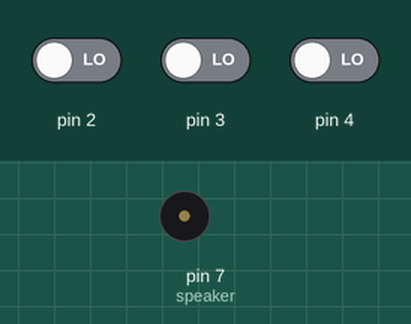
Bench run of a sketch on a simulated Arduino Uno, built with avr-gcc and run on an emulated ATmega328P. Parts: buzzer (waves = sounding). The test bench sets the inputs (shaded band); at power-on: pin 2 LOW, pin 3 LOW, pin 4 LOW.

Above: at 1.2 s.
1.3 s: pin 2 driven HIGH
At 2.0 s:
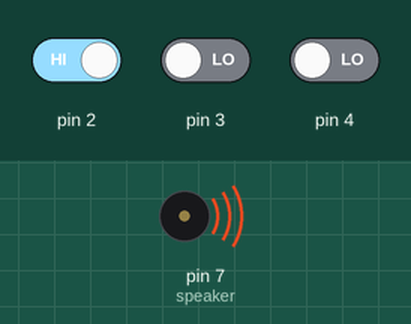
2.8 s: pin 2 driven LOW
At 3.2 s:
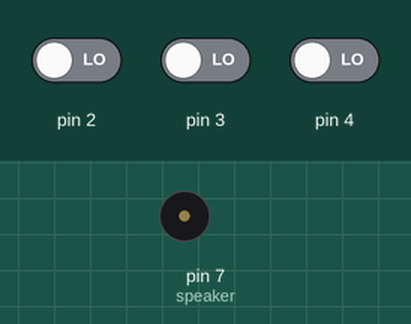
4.3 s: pin 3 driven HIGH
At 5.5 s:
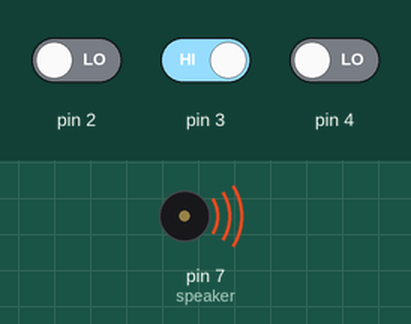
Timing chart, 0 to 7.3 s (numbered marks = the images above; inputs shaded):
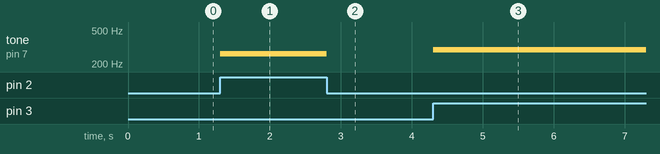

Measured:
- after the input at 1.3 s, tone on pin 7 (speaker): silent → 262 Hz at once
- after the input at 2.8 s, tone on pin 7 (speaker): 262 Hz → silent at once
- after the input at 4.3 s, tone on pin 7 (speaker): silent → 294 Hz at once

The sketch:

doremi.ino.ino
```cpp
static const uint8_t speaker {7};

struct Note{
  static const uint16_t c4 {262};
  static const uint16_t d4 {294};
  static const uint16_t e4 {330};
};

struct Button
{
  static const uint8_t C { 2 };
  static const uint8_t D { 3 };
  static const uint8_t E { 4 };
};

void setup()
{
  pinMode( Button::C, INPUT );
  pinMode( Button::D, INPUT );
  pinMode( Button::E, INPUT );
  pinMode(speaker, OUTPUT);

}

void loop()
{
  if ( digitalRead( Button::C ) )
  {
  	tone(speaker, Note::c4);
  }
  else if ( digitalRead( Button::D ) )
  {
  	tone(speaker, Note::d4);
  }
  else if ( digitalRead( Button::E ) )
  {
  	tone(speaker, Note::e4);
  }
  else
  {
      noTone(speaker);
  }
}
```
